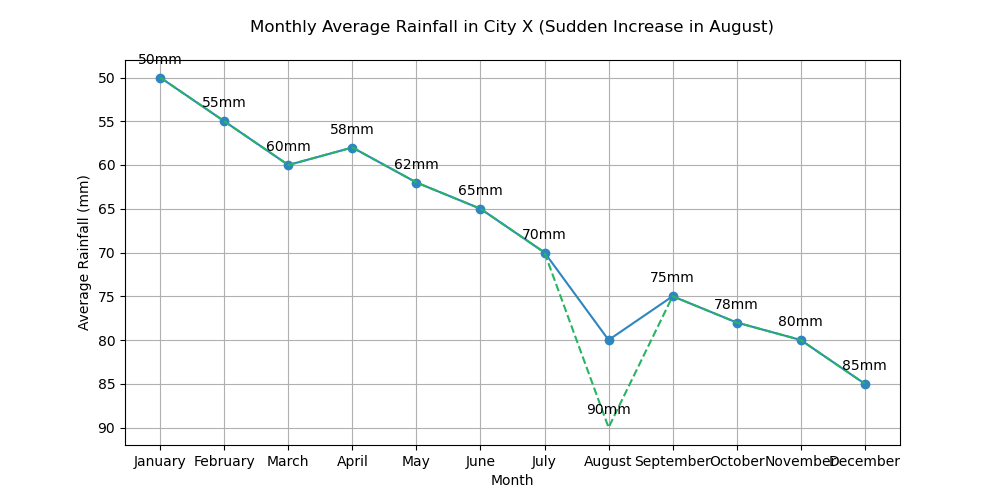

Python code for this plot:

import matplotlib.pyplot as plt

# Define the data points
months = ['January', 'February', 'March', 'April', 'May', 'June', 'July', 
          'August', 'September', 'October', 'November', 'December']
rainfall = [50, 55, 60, 58, 62, 65, 70, 80, 75, 78, 80, 85]

# Create the line chart
plt.figure(figsize=(10, 5))  # Changed width and height of the chart
plt.plot(months, rainfall, color='#2E86C1', marker='o')  # Changed color scheme and added markers

# Customize the trend of the data by simulating a sudden increase in August
rainfall[7] = 90
plt.plot(months, rainfall, linestyle='--', color='#28B463')  # Overlaying the modified trend line

# Assign annotation to the chart
for i, rain in enumerate(rainfall):
    plt.annotate(f"{rain}mm", (months[i], rainfall[i]), textcoords="offset points", xytext=(0, 10), ha='center')

# Axes and title
plt.title('Monthly Average Rainfall in City X (Sudden Increase in August)', pad=20)
plt.xlabel('Month')
plt.ylabel('Average Rainfall (mm)')
plt.gca().invert_yaxis()  # Invert y-axis
plt.grid(True)

# Display the plot
plt.show()
